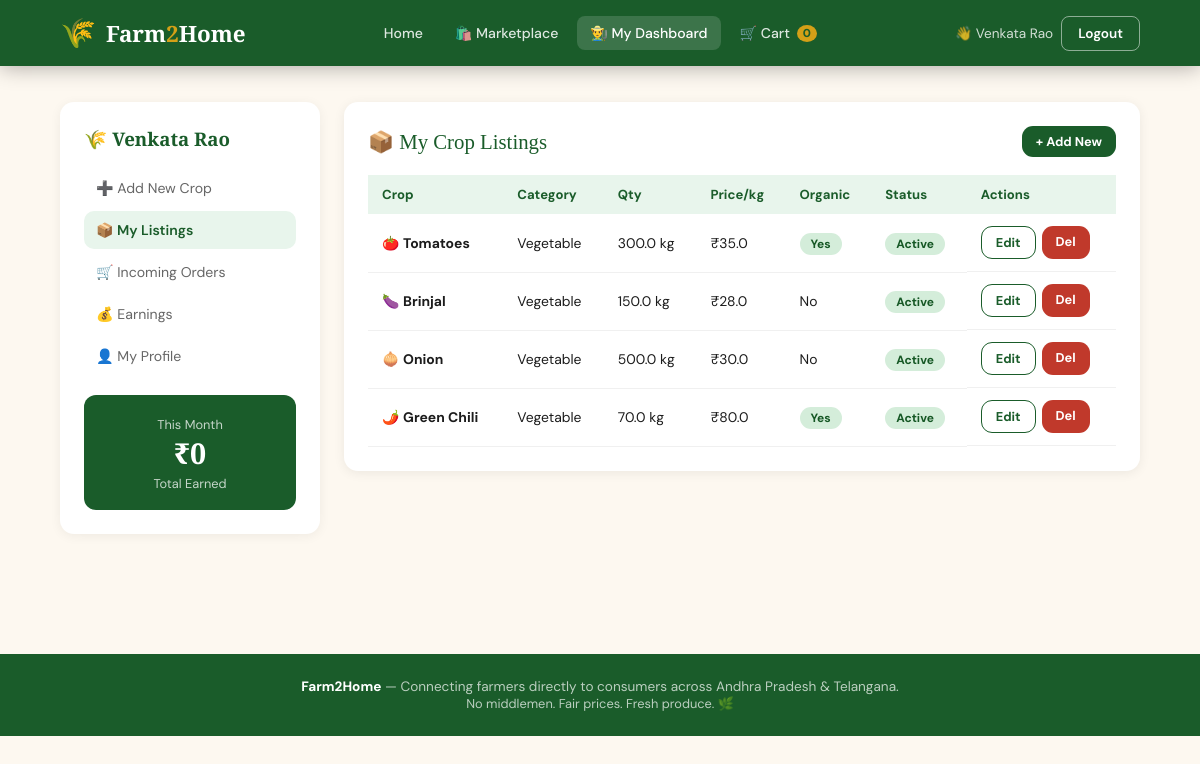
Page /farmer/dashboard (signed in) on the committed database.
### tables this page shows
CREATE TABLE crops (
        id INTEGER PRIMARY KEY AUTOINCREMENT,
        farmer_id INTEGER NOT NULL,
        name TEXT NOT NULL,
        category TEXT NOT NULL,
        quantity REAL NOT NULL,
        price REAL NOT NULL,
        unit TEXT DEFAULT 'kg',
        harvest_date TEXT,
        location TEXT,
        description TEXT,
        is_organic INTEGER DEFAULT 0,
        min_order REAL DEFAULT 1,
        status TEXT DEFAULT 'active',  -- active, sold_out
        emoji TEXT DEFAULT '🌾',
        created_at TEXT DEFAULT CURRENT_TIMESTAMP,
        FOREIGN KEY (farmer_id) REFERENCES users(id)
    );

### app.py (the view)
@app.route('/farmer/dashboard')
@farmer_required
def farmer_dashboard():
    conn = get_db()
    listings = conn.execute("SELECT * FROM crops WHERE farmer_id=? ORDER BY created_at DESC",
                            (session['user_id'],)).fetchall()
    incoming = conn.execute("""
        SELECT o.*, c.name as crop_name, c.emoji, u.name as customer_name
        FROM orders o JOIN crops c ON o.crop_id=c.id JOIN users u ON o.customer_id=u.id
        WHERE o.farmer_id=? ORDER BY o.created_at DESC
    """, (session['user_id'],)).fetchall()
    earnings = conn.execute("""
        SELECT SUM(total_price) as total, COUNT(*) as count
        FROM orders WHERE farmer_id=? AND status='delivered'
    """, (session['user_id'],)).fetchone()
    this_month = conn.execute("""
        SELECT SUM(total_price) FROM orders
        WHERE farmer_id=? AND status='delivered' AND strftime('%Y-%m',created_at)=strftime('%Y-%m','now')
    """, (session['user_id'],)).fetchone()[0] or 0
    conn.close()
    return render_template('farmer_dashboard.html',
                           listings=listings, incoming=incoming,
                           earnings=earnings, this_month=this_month)

### app.py (called while the page is built)
def get_db():
    conn = sqlite3.connect(DB_PATH)
    conn.row_factory = sqlite3.Row
    return conn

def farmer_required(f):
    @wraps(f)
    def decorated(*args, **kwargs):
        if 'user_id' not in session:
            return redirect(url_for('login'))
        if session.get('role') != 'farmer':
            flash('This page is for farmers only.', 'danger')
            return redirect(url_for('index'))
        return f(*args, **kwargs)
    return decorated

### templates/farmer_dashboard.html (shortened to what this page needs)
{% extends 'base.html' %}
{% block content %}
<section class="section" style="padding-top:36px;">
  <div class="dash-layout">
    <div class="sidebar">
      <h3>🌾 {{ session.name }}</h3>
      <a href="{{ url_for('add_crop') }}" class="{% if request.endpoint=='add_crop' %}active{% endif %}">➕ Add New Crop</a>
      <a href="#" onclick="showTab('listings')" class="active" id="nav-listings">📦 My Listings</a>
      <a href="#" onclick="showTab('orders')" id="nav-orders">🛒 Incoming Orders</a>
      <a href="#" onclick="showTab('earnings')" id="nav-earnings">💰 Earnings</a>
      <a href="{{ url_for('farmer_profile') }}">👤 My Profile</a>
      <div class="earn-box">
        <div class="label">This Month</div>
        <div class="num">₹{{ "%.0f"|format(this_month) }}</div>
        <div class="label">Total Earned</div>
      </div>
    </div>
    <div>
      <div class="tab-content active card" id="tab-listings">
        <div style="display:flex;justify-content:space-between;align-items:center;margin-bottom:18px;">
          <div class="card-title" style="margin-bottom:0;">📦 My Crop Listings</div>
          <a href="{{ url_for('add_crop') }}" class="btn btn-green btn-sm">+ Add New</a>
        </div>
        {% if listings %}
        <div class="table-wrap">
          <table>
            <thead><tr><th>Crop</th><th>Category</th><th>Qty</th><th>Price/kg</th><th>Organic</th><th>Status</th><th>Actions</th></tr></thead>
            <tbody>
            {% for c in listings %}
            <tr>
              <td>{{ c.emoji }} <strong>{{ c.name }}</strong></td>
              <td>{{ c.category|capitalize }}</td>
              <td>{{ c.quantity }} {{ c.unit }}</td>
              <td>₹{{ c.price }}</td>
              <td>{% if c.is_organic %}<span class="badge badge-active">Yes</span>{% else %}No{% endif %}</td>
              <td><span class="badge badge-{{ c.status }}">{{ c.status|replace('_',' ')|capitalize }}</span></td>
              <td style="display:flex;gap:6px;">
                <a href="{{ url_for('edit_crop', crop_id=c.id) }}" class="btn btn-outline btn-sm">Edit</a>
                <a href="{{ url_for('delete_crop', crop_id=c.id) }}" class="btn btn-red btn-sm" onclick="return confirm('Delete this listing?')">Del</a>
              </td>
            </tr>
            {% endfor %}
            </tbody>
          </table>
        </div>
        {% else %}
        <div style="text-align:center;padding:40px;color:var(--muted);">
          <div style="font-size:3rem;margin-bottom:12px;">🌱</div>
          <p>No listings yet. <a href="{{ url_for('add_crop') }}" style="color:var(--green);font-weight:700;">Add your first crop!</a></p>
        </div>
        {% endif %}
      </div>
    </div>
  </div>
</section>
{% endblock %}

### templates/base.html (style rules this page uses)
:root { --green:#1a5c2a;--green-light:#2d8a45;--green-pale:#e8f5ec; --earth:#7a4f2d;--cream:#fdf8f0;--gold:#d4a017;--red:#c0392b; --text:#1c1c1c;--muted:#666;--white:#fff; --radius:14px;--shadow:0 8px 32px rgba(0,0,0,.12); }
* { margin:0;padding:0;box-sizing:border-box; }
body { font-family:'DM Sans',sans-serif;background:var(--cream);color:var(--text); }
a { text-decoration:none;color:inherit; }
.btn { display:inline-block;padding:11px 22px;border-radius:11px;border:none;cursor:pointer;font-family:'DM Sans',sans-serif;font-weight:700;font-size:.9rem;transition:.2s; }
.btn-green { background:var(--green);color:#fff; }
.btn-outline { background:transparent;border:1.5px solid var(--green);color:var(--green); }
.btn-red { background:var(--red);color:#fff; }
.btn-sm { padding:7px 14px;font-size:.8rem; }
.card { background:#fff;border-radius:var(--radius);box-shadow:0 2px 12px rgba(0,0,0,.07);padding:24px; }
.card-title { font-family:'Playfair Display',serif;font-size:1.3rem;color:var(--green);margin-bottom:18px; }
.table-wrap { overflow-x:auto; }
table { width:100%;border-collapse:collapse; }
th { background:var(--green-pale);color:var(--green);padding:11px 14px;text-align:left;font-size:.82rem;font-weight:700; }
td { padding:12px 14px;border-bottom:1px solid #f0f0f0;font-size:.87rem; }
.badge { padding:3px 11px;border-radius:20px;font-size:.75rem;font-weight:700; }
.badge-active { background:#d4edda;color:#155724; }
.section { padding:60px 5%; }

### templates/farmer_dashboard.html (style rules this page uses)
.dash-layout { display:grid;grid-template-columns:260px 1fr;gap:24px;align-items:start; }
.sidebar { background:#fff;border-radius:var(--radius);padding:24px;box-shadow:0 2px 12px rgba(0,0,0,.06); }
.sidebar h3 { font-family:'Playfair Display',serif;color:var(--green);margin-bottom:18px; }
.sidebar a { display:flex;align-items:center;gap:10px;padding:10px 12px;border-radius:10px;color:var(--muted);font-size:.88rem;margin-bottom:4px;transition:.2s; }
.sidebar a:hover,.sidebar a.active { background:var(--green-pale);color:var(--green);font-weight:600; }
.earn-box { background:var(--green);border-radius:12px;padding:18px;color:#fff;margin-top:20px;text-align:center; }
.earn-box .num { font-family:'Playfair Display',serif;font-size:1.8rem;font-weight:900; }
.earn-box .label { font-size:.8rem;color:rgba(255,255,255,.75);margin-top:3px; }
.tab-content { display:none; }
.tab-content.active { display:block; }

### rows in the picture
crops: emoji "🍅", name "Tomatoes", category "Vegetable", quantity "300.0", unit "kg", price "35.0", is_organic "Yes", status "Active"
crops: emoji "🍆", name "Brinjal", category "Vegetable", quantity "150.0", unit "kg", price "28.0", is_organic "No", status "Active"
crops: emoji "🧅", name "Onion", category "Vegetable", quantity "500.0", unit "kg", price "30.0", is_organic "No", status "Active"
crops: emoji "🌶️", name "Green Chili", category "Vegetable", quantity "70.0", unit "kg", price "80.0", is_organic "Yes", status "Active"

### other values in the picture
{{ session.name }} "Venkata Rao"
{{ "%.0f"|format(this_month) }} "0"
